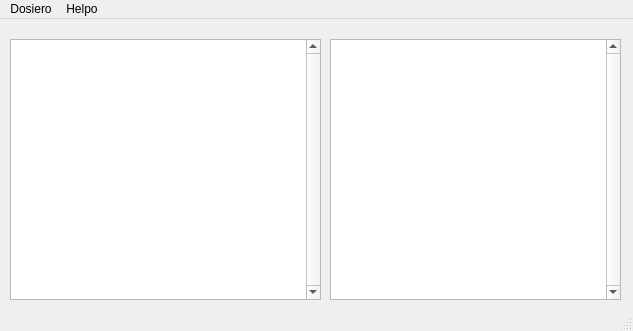
<?xml version="1.0" encoding="UTF-8"?>
<ui version="4.0">
 <class>MainWindow</class>
 <widget class="QMainWindow" name="MainWindow">
  <property name="geometry">
   <rect>
    <x>0</x>
    <y>0</y>
    <width>633</width>
    <height>331</height>
   </rect>
  </property>
  <property name="minimumSize">
   <size>
    <width>633</width>
    <height>331</height>
   </size>
  </property>
  <property name="baseSize">
   <size>
    <width>633</width>
    <height>331</height>
   </size>
  </property>
  <property name="windowTitle">
   <string>htmltekstigilo</string>
  </property>
  <property name="locale">
   <locale language="Esperanto" country="World"/>
  </property>
  <widget class="QWidget" name="centralwidget">
   <widget class="QTextEdit" name="textEdit">
    <property name="geometry">
     <rect>
      <x>330</x>
      <y>20</y>
      <width>291</width>
      <height>261</height>
     </rect>
    </property>
    <property name="verticalScrollBarPolicy">
     <enum>Qt::ScrollBarAlwaysOn</enum>
    </property>
    <property name="horizontalScrollBarPolicy">
     <enum>Qt::ScrollBarAsNeeded</enum>
    </property>
    <property name="readOnly">
     <bool>true</bool>
    </property>
    <property name="html">
     <string>&lt;!DOCTYPE HTML PUBLIC &quot;-//W3C//DTD HTML 4.0//EN&quot; &quot;http://www.w3.org/TR/REC-html40/strict.dtd&quot;&gt;
&lt;html&gt;&lt;head&gt;&lt;meta name=&quot;qrichtext&quot; content=&quot;1&quot; /&gt;&lt;style type=&quot;text/css&quot;&gt;
p, li { white-space: pre-wrap; }
&lt;/style&gt;&lt;/head&gt;&lt;body style=&quot; font-family:'Sans'; font-size:7pt; font-weight:400; font-style:normal;&quot;&gt;
&lt;p style=&quot;-qt-paragraph-type:empty; margin-top:0px; margin-bottom:0px; margin-left:0px; margin-right:0px; -qt-block-indent:0; text-indent:0px;&quot;&gt;&lt;br /&gt;&lt;/p&gt;&lt;/body&gt;&lt;/html&gt;</string>
    </property>
   </widget>
   <widget class="QTextEdit" name="textEdit_2">
    <property name="geometry">
     <rect>
      <x>10</x>
      <y>20</y>
      <width>311</width>
      <height>261</height>
     </rect>
    </property>
    <property name="verticalScrollBarPolicy">
     <enum>Qt::ScrollBarAlwaysOn</enum>
    </property>
    <property name="horizontalScrollBarPolicy">
     <enum>Qt::ScrollBarAsNeeded</enum>
    </property>
   </widget>
  </widget>
  <widget class="QMenuBar" name="menubar">
   <property name="geometry">
    <rect>
     <x>0</x>
     <y>0</y>
     <width>633</width>
     <height>17</height>
    </rect>
   </property>
   <widget class="QMenu" name="menuDosiero">
    <property name="title">
     <string>Dosiero</string>
    </property>
    <addaction name="actionElektri_dosieron"/>
    <addaction name="actionKonservi_kiel_txt_dosieron"/>
    <addaction name="separator"/>
    <addaction name="actionEliri"/>
   </widget>
   <widget class="QMenu" name="menuPri">
    <property name="title">
     <string>Helpo</string>
    </property>
    <addaction name="actionPri_la_programo_htmltekstigilo"/>
    <addaction name="actionPri_QT"/>
   </widget>
   <addaction name="menuDosiero"/>
   <addaction name="menuPri"/>
  </widget>
  <widget class="QStatusBar" name="statusbar"/>
  <action name="actionElektri_dosieron">
   <property name="text">
    <string>Elektri dosieron</string>
   </property>
   <property name="shortcut">
    <string>Ctrl+O</string>
   </property>
  </action>
  <action name="actionKonservi_kiel_txt_dosieron">
   <property name="text">
    <string>Konservi kiel *.txt dosieron</string>
   </property>
   <property name="shortcut">
    <string>Ctrl+S</string>
   </property>
  </action>
  <action name="actionEliri">
   <property name="text">
    <string>Eliri</string>
   </property>
   <property name="shortcut">
    <string>Ctrl+Q</string>
   </property>
  </action>
  <action name="actionPri_la_programo_htmltekstigilo">
   <property name="text">
    <string>Pri la programo htmltekstigilo</string>
   </property>
   <property name="shortcut">
    <string>F1</string>
   </property>
  </action>
  <action name="actionPri_QT">
   <property name="text">
    <string>Pri QT</string>
   </property>
  </action>
 </widget>
 <resources/>
 <connections/>
</ui>
